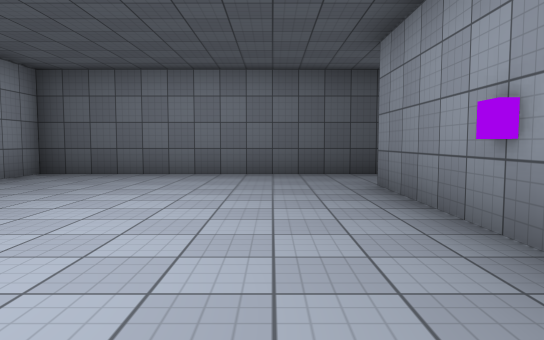
[1] (above)

22 first-person views from a walk through a 3-D level made in the Unity game engine. The camera is 1.2 m above the floor, tilts 4° down and sees 70° across. The floor is counted in squares, 2 m on a side. Each view is taken from the middle of a square. On the plan, view 1 faces up. The plan holds only what a view shows up to about 11 squares ahead; the rest is blank. The place goes on beyond the plan. The player is left out. Door leaves are left out, so doorways stand open. Surface patterns are stand-ins for the level's own textures.

[2]
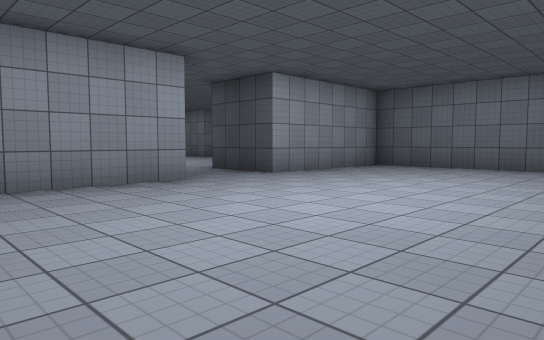

[3]
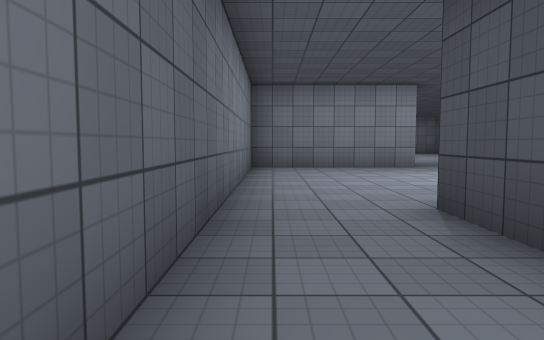

[4]
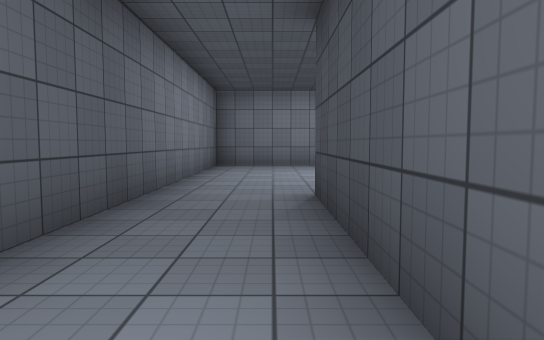

[5]
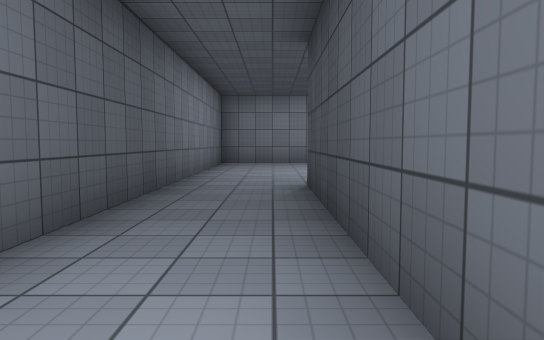

[6]
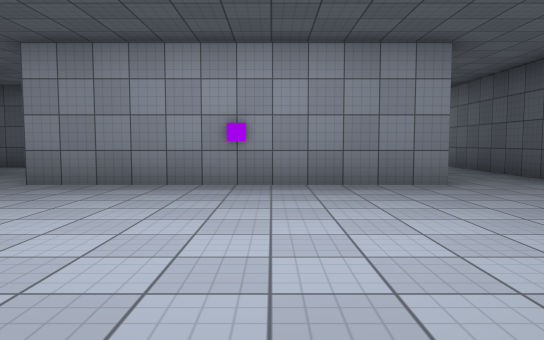

[7]
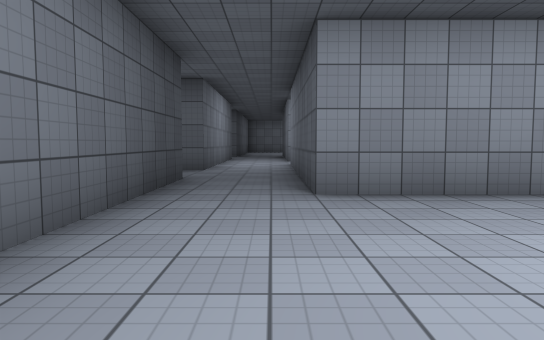

[8]
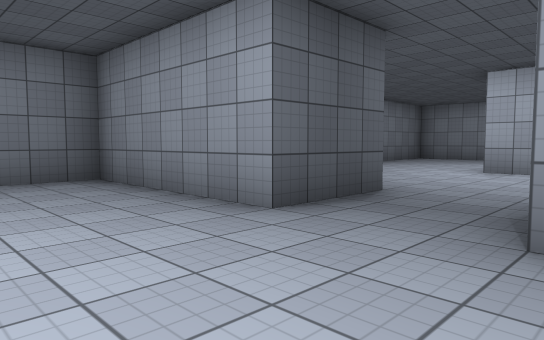

[9]
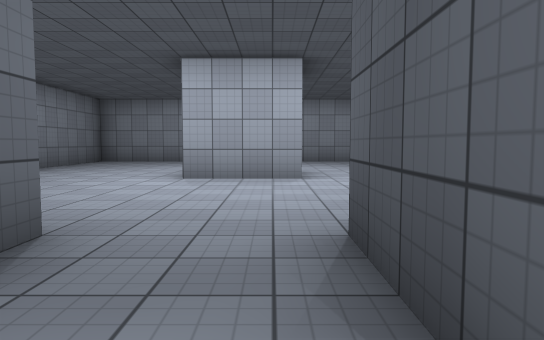

[10]
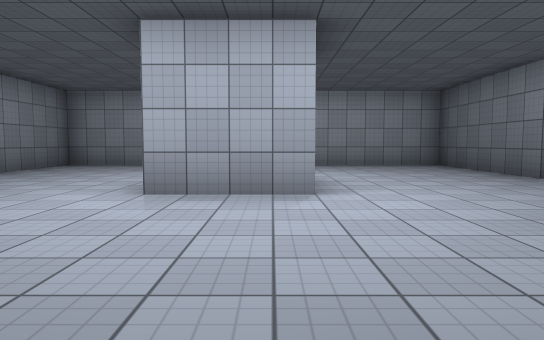

[11]
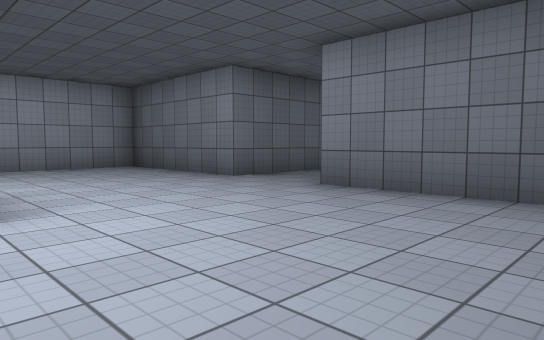

[12]
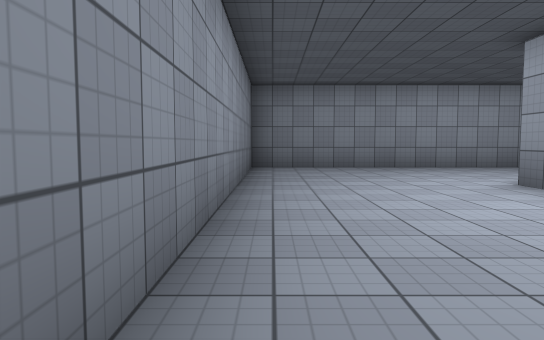

[13]
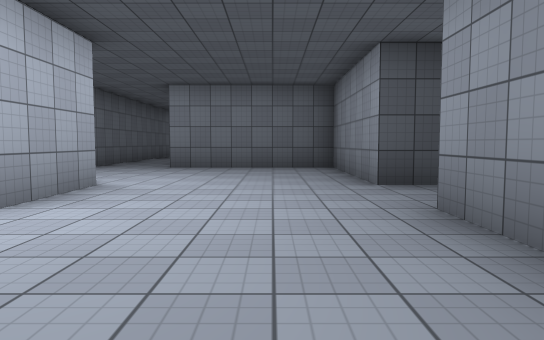

[14]
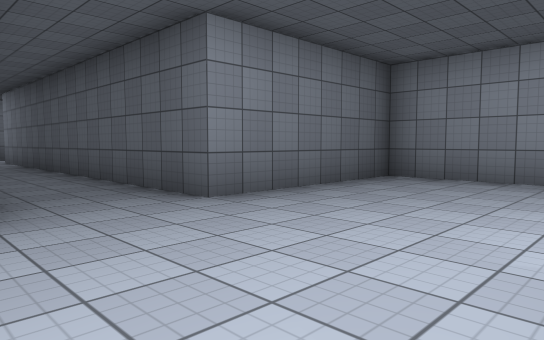

[15]
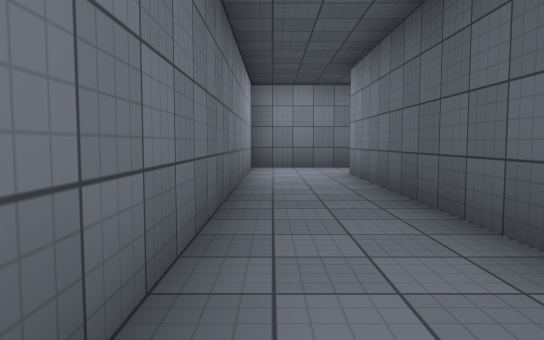

[16]
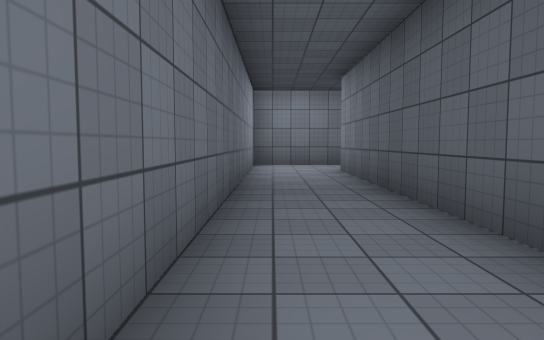

[17]
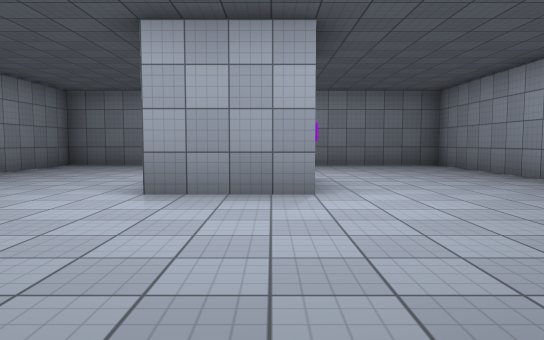

[18]
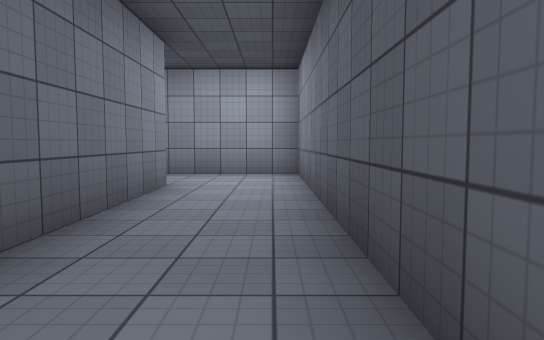

[19]
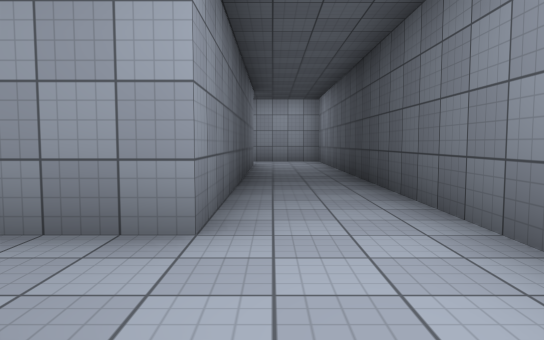

[20]
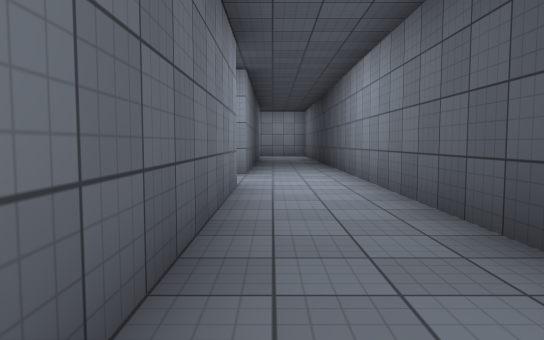

[21]
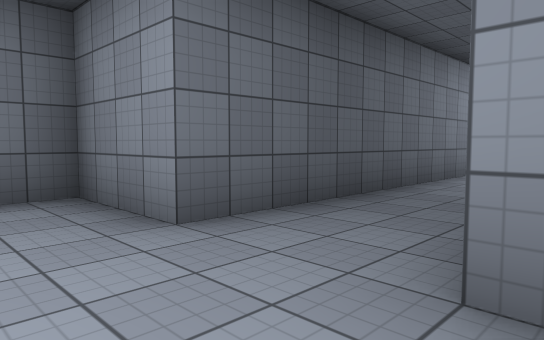

[22]
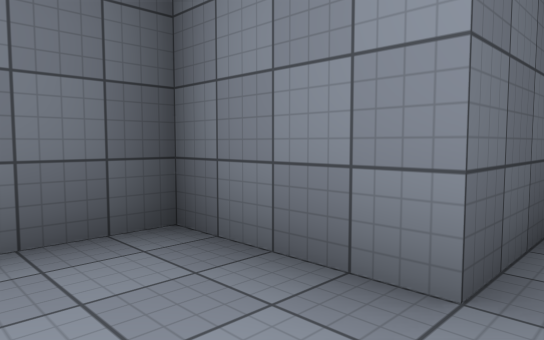

### Floor plan
Points are (right, up) in squares from view 1. A wall is a line through its corners. A room is listed if a view was taken in it or the views show most of it. See-through windows are left out.
Room 1 (views 1, 2, 3, 4, 5, 6, 7, 8, 9)
walls: (-4.5, 1.5) (-4.5, -2.5) (6, -2.5); (3.5, 7.5) (-4.5, 7.5) (-4.5, 3.5); (6.4, -0.5) (1.5, -0.5) (1.5, 5.5) (3.5, 5.5)
ways out: opening at (-5.5, 2.5) to room 2; opening at (2.5, 6.5)
Room 2 (views 10, 11, 12, 13, 14, 15, 16, 17, 18, 19, 20, 21, 22)
walls: (-4.5, 3.5) (-6.5, 3.5) (-6.5, 7.5) (-10.5, 7.5) (-10.5, 17.5) (-2.5, 17.5) (-2.5, 16.1); (-12.6, 3.5) (-10.5, 3.5) (-10.5, 1.5); (-11.9, 1.5) (-12.5, 1.5); (-0.5, 17.5) (5.5, 17.5) (5.5, 15.5) (6.6, 15.5); (3, 19.5) (-12.5, 19.5) (-12.5, 7.5) (-16.5, 7.5) (-16.5, -2.5) (-6.5, -2.5) (-6.5, 1.5) (-4.5, 1.5)
ways out: opening at (-5.5, 2.5) to room 1; opening at (-1.5, 16.5)

Positions as (right, up) in squares from view 1, and headings:
1: (0, 0), facing up
2: (1, -2), facing up-left
3: (5, -2), facing left
4: (6, -1), facing left
5: (7, -1), facing left
6: (-4, 2), facing right
7: (-3, 6), facing right
8: (-2, 4), facing down-left
9: (-4, 3), facing left
10: (-6, 3), facing left
11: (-7, 3), facing up-left
12: (-7, -2), facing left
13: (-8, -2), facing up
14: (-13, 4), facing up-right
15: (-12, 10), facing up
16: (-12, 9), facing up
17: (-12, 8), facing down
18: (-5, 19), facing left
19: (0, 18), facing left
20: (5, 18), facing left
21: (7, 20), facing down-left
22: (7, 18), facing down-left
